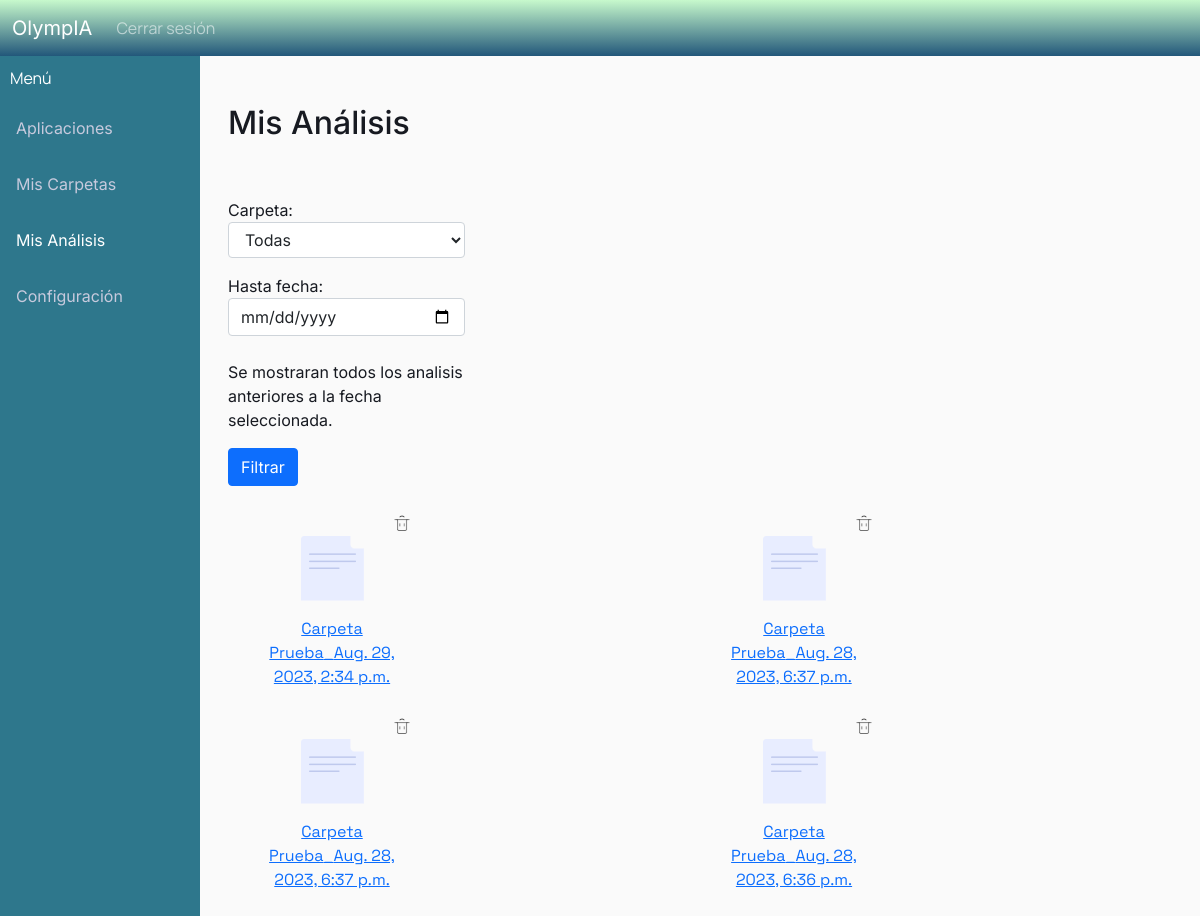
The app's page /resultados (signed in), older data.
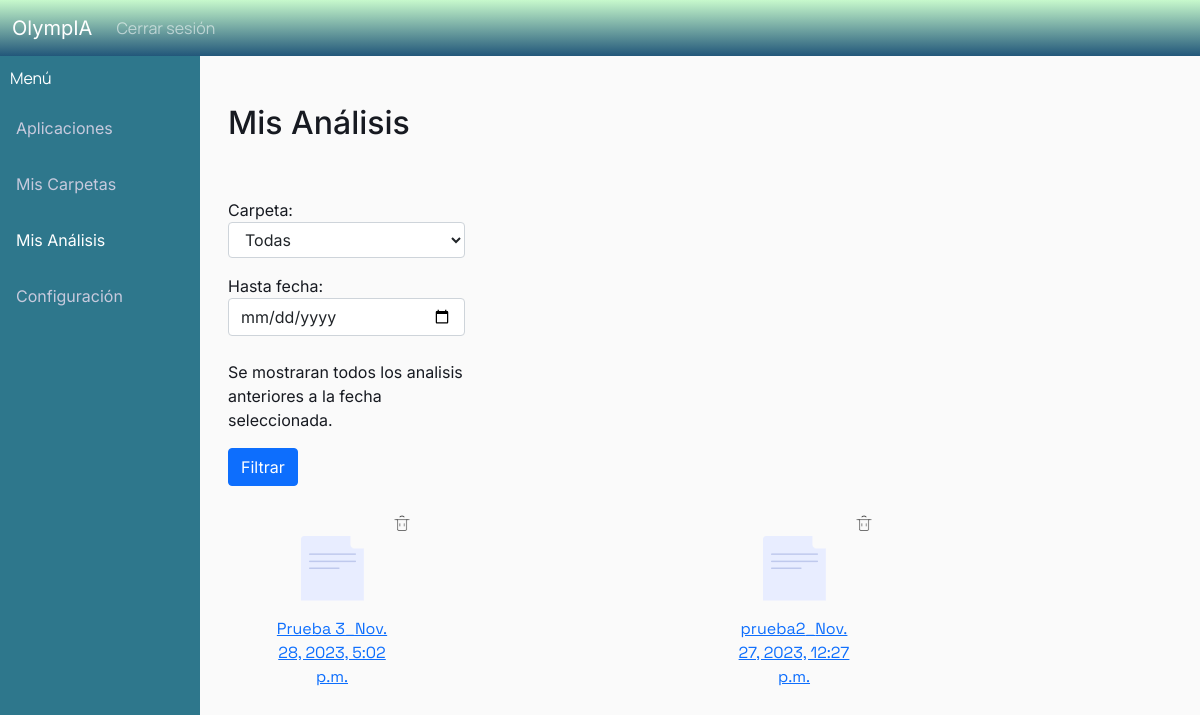
The same page, newer data.
### analisis/models.py (models this page shows, shortened)
class Analisis(models.Model):
    class Meta:
        verbose_name_plural = "Analisis"
    fecha = models.DateTimeField(null=False, default=datetime.now)
    informe = models.TextField(blank=True, null=True) #capaz esto lo sacamos y en su ligar armamos el html del informe con los graficos y las imagenes. O aca se pone el template del informe
    carpeta =  models.ForeignKey(Carpeta, on_delete=models.CASCADE, blank=True)  # si se borra la carpeta se borra el analisis. Esto no deberia pasar pero da un error al borrar archivos si no esta esto.
    modelo = models.ForeignKey(Modelo, on_delete=models.DO_NOTHING, blank=True)

class Carpeta(models.Model):
    nombre = models.CharField(max_length=256)
    fecha_creacion = models.DateTimeField(null=False)
    ultima_modificacion = models.DateTimeField(null=False)
    usuario = models.ForeignKey(User, on_delete=models.CASCADE)

### analisis/views.py (the view)
# urls.py: path("resultados", views.resultados, name="analisis-resultados"),
@login_required
def resultados(request):
    carpetas = Carpeta.objects.filter(usuario = request.user)
    analisis = None
    if request.method == 'POST':
        form = AnalisisViewForm(request.POST,user_id = request.user.id)
        if form.is_valid():
            carpeta = form.cleaned_data['carpeta']
            fecha = form.cleaned_data['fecha']
            if carpeta == 'all':
                carpetas = Carpeta.objects.filter(usuario = request.user)
            else:
                carpetas = Carpeta.objects.filter(usuario = request.user, id = carpeta)
            if fecha:
                analisis = Analisis.objects.filter(Q(carpeta__in = carpetas), Q( fecha__lte = fecha)).order_by("-id")
            else:
                analisis = Analisis.objects.filter(carpeta__in = carpetas).order_by("-id")
    else:
        form = AnalisisViewForm(user_id = request.user.id)
        carpetas = Carpeta.objects.filter(usuario = request.user)
        analisis = Analisis.objects.filter(carpeta__in = carpetas).order_by("-id")
    context = {
        'analisis' : analisis,
        'form' : form,
    }
    return render(request, "analisis/resultados.html",context=context)

### analisis/forms.py
class AnalisisViewForm(forms.Form):
    carpeta = forms.ChoiceField(widget=forms.Select(attrs={'class': 'form-control'}))
    fecha = forms.DateField(widget=forms.widgets.DateInput(
            attrs={
                'type': 'date', 'placeholder': 'yyyy-mm-dd (DOB)',
                'class': 'form-control'
                }
            ), required=False)
    def __init__(self, *args, **kwargs):
        user_id = kwargs.pop('user_id')
        super(AnalisisViewForm, self).__init__(*args, **kwargs)
        user = User.objects.get(id=user_id)
        carpetas = Carpeta.objects.filter(usuario = user)
        carpeta_choices = [(carpeta.id, carpeta.nombre) for carpeta in carpetas]
        carpeta_choices.insert(0, ('all', 'Todas'))
        self.fields['carpeta'].choices = carpeta_choices
        self.fields['carpeta'].label = 'Carpeta'
        self.fields['fecha'].label = 'Hasta fecha:'
        self.fields['fecha'].help_text = '<br/> Se mostraran todos los analisis anteriores a la fecha seleccionada.'

### analisis/templates/analisis/resultados.html (shortened to what this page needs)
{% extends "analisis/base.html" %}
{% load static %}
{% block content %}
<div class="row">
    <div class="col-sm">
        <div class="sidebar">
            <div class="sidebar-brand"> Menú </div>
            <a href="{% url 'analisis-principal' %}">Aplicaciones</a>
            <a href="{% url 'analisis-carpetas' %}">Mis Carpetas</a>
            <a class="active" href="">Mis Análisis</a>
            <a href="{% url 'analisis-config' %}">Configuración</a>
        </div>
    </div>
    <div class = "col-md-10">
        <main role="main" class="container">
            <h2>Mis Análisis</h2>
            <div class = "col-3">
                <form action="" method=POST enctype="multipart/form-data">
                    {{ form.as_p }}
                    <input type="submit" value="Filtrar" class="btn btn-primary btn-md">
                </form>
            </div>
            <div class="container">
                <div class="row">
                    {% for analisis in analisis %}
                        <div class="col-6">
                            <div class="card bg-transparent border-0" style="width:10rem;">
                                <div class = "text-end">
                                    <a href="{% url 'analisis-borrar_analisis' analisis.id %}" onclick="return confirm('¿Estás seguro de que quieres eliminar este análisis?')">
                                        <img src="{% static 'images/trash.png'%}" width="20" >
                                    </a>
                                </div>
                                <div class="text-center" >
                                    <a href="{% url 'analisis-resultado' analisis.id %}">
                                        <div class="text-center" >
                                            <img src="{% static 'images/archivo.png'%}">
                                        </div>
                                        <div class="card-body">
                                            <div class="card-title nombre">{{analisis.carpeta.nombre}}_{{analisis.fecha}}</div>
                                        </div>
                                    </a>
                                </div>
                            </div>
                        </div>
                    {% endfor %}
                </div>
            </div>
        </main>
    </div>
</div>
{% endblock content %}

### analisis/templates/analisis/base.html (shortened to what this page needs)
{% load static %}
<!DOCTYPE html>
<html>
    <head>
        <link href="https://cdn.jsdelivr.net/npm/bootstrap@5.1.3/dist/css/bootstrap.min.css" rel="stylesheet">
        <link rel="stylesheet" type="text/css" href=" {% static 'analisis.css' %} ">
        <link rel="stylesheet" href="https://cdnjs.cloudflare.com/ajax/libs/font-awesome/4.7.0/css/font-awesome.min.css">
    </head>
    <body>
        <header class="site-header">
          <nav class="navbar navbar-expand-md fixed-top navbar-dark bg-grad">
            <div class="container-fluid">
              <a class="navbar-brand mr-4" href="{% url 'analisis-home' %}">OlympIA</a>
              <div class="collapse navbar-collapse" id="navbarToggle">
                <ul class="nav navbar-nav">
                  <li>
                    {% if user.is_authenticated%}
                      <a class="nav-item nav-link" href="{% url 'logout' %}">Cerrar sesión</a>
                    {% endif %}
                  </li>
                </ul>
              </div>
            </div>
          </nav>
        </header>
        {% block content %}{% endblock %}
    </body>
</html>

### analisis/static/analisis.css (style rules this page uses)
body { background: #fafafa; color: #171A21; margin-top: 3.5rem; font-family: 'Inter', 'Space Grotesk', Arial, sans-serif; }
h1, h2, h3, h4, h5, h6 { color: #171A21; }
ul { margin: 0; }
.bg-grad { background: linear-gradient(rgba(199, 249, 204, 1), rgba(34, 87, 122, 1)); }
.site-header .navbar .navbar-nav { color: #ffffff; font-family: 'Lato'; }
.nav-link { color: #2e778c; font-family: 'Manrope'; }
.site-header .navbar-nav { color: #ffffff; }
.sidebar { margin: 0; padding: 0; width: 200px; background-color: #2E778C; position: fixed; height: 100%; overflow: auto; }
.sidebar a { display: block; color: #C7CADD; padding: 16px; text-decoration: none; }
.sidebar a.active { color: white; }
.sidebar-brand { padding: 10px; color: #ffffff; font-family: 'Manrope'; }
.nombre { font-family: 'Space Grotesk'; text-decoration: none; }
.form-control { appearance: menulist; }

Row changes from the older to the newer data that the page shows:
removed Analisis: carpeta.nombre "Carpeta Prueba", fecha "Aug. 29, 2023, 2:34 p.m."
removed Analisis: carpeta.nombre "Carpeta Prueba", fecha "Aug. 28, 2023, 6:37 p.m."
removed Analisis: carpeta.nombre "Carpeta Prueba", fecha "Aug. 28, 2023, 6:37 p.m."
removed Analisis: carpeta.nombre "Carpeta Prueba", fecha "Aug. 28, 2023, 6:36 p.m."
added Analisis: carpeta.nombre "Prueba 3", fecha "Nov. 28, 2023, 5:02 p.m."
added Analisis: carpeta.nombre "prueba2", fecha "Nov. 27, 2023, 12:27 p.m."
